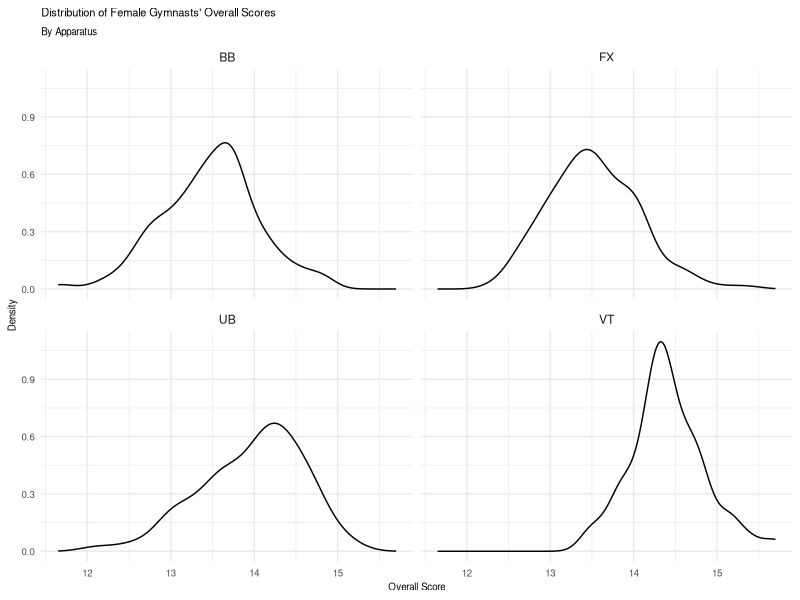
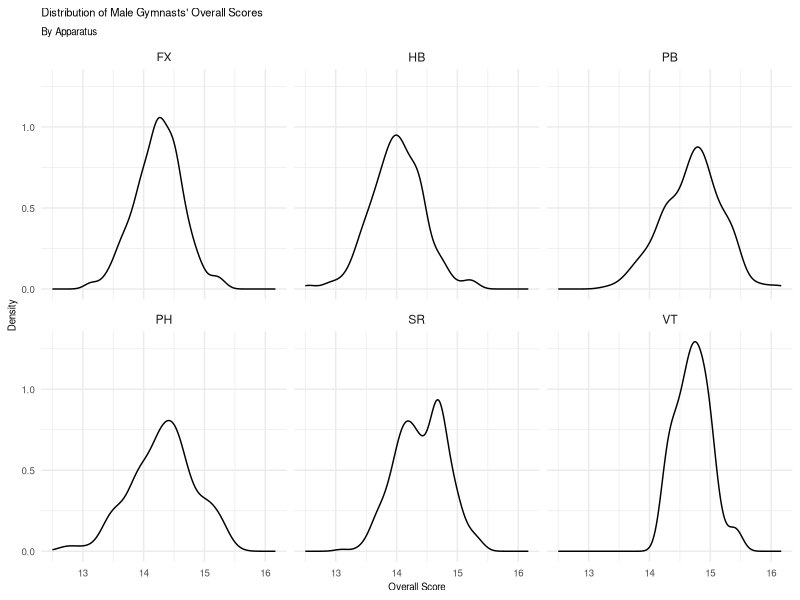
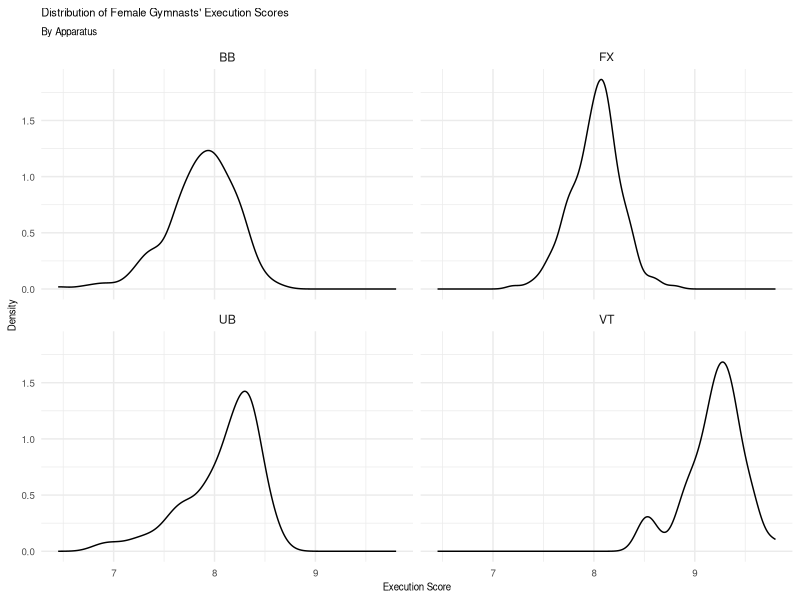
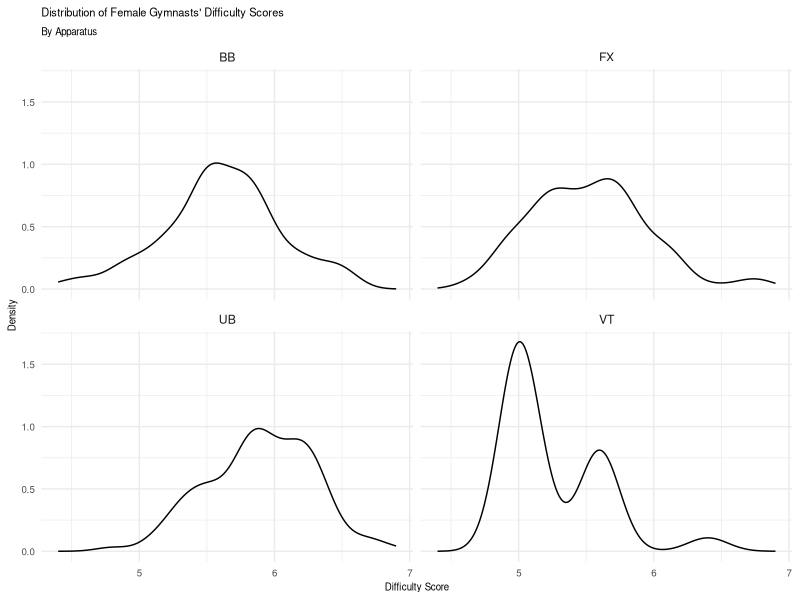
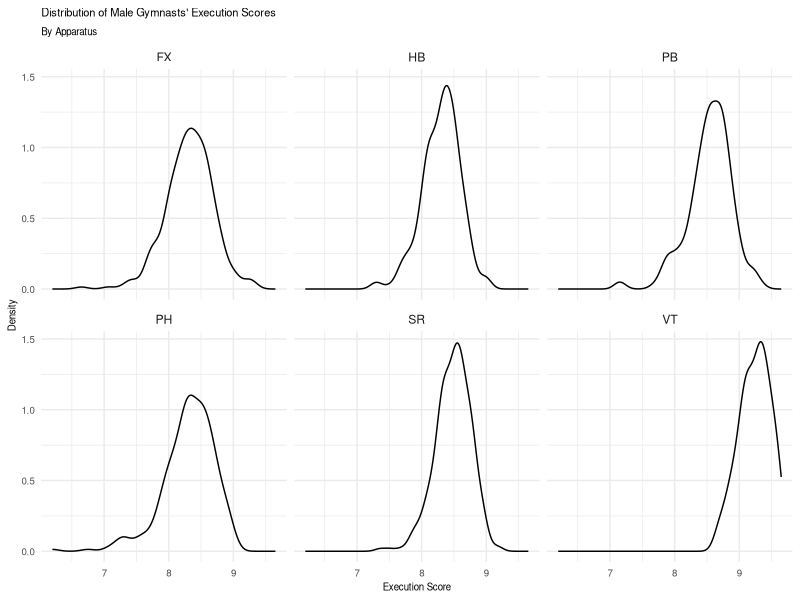
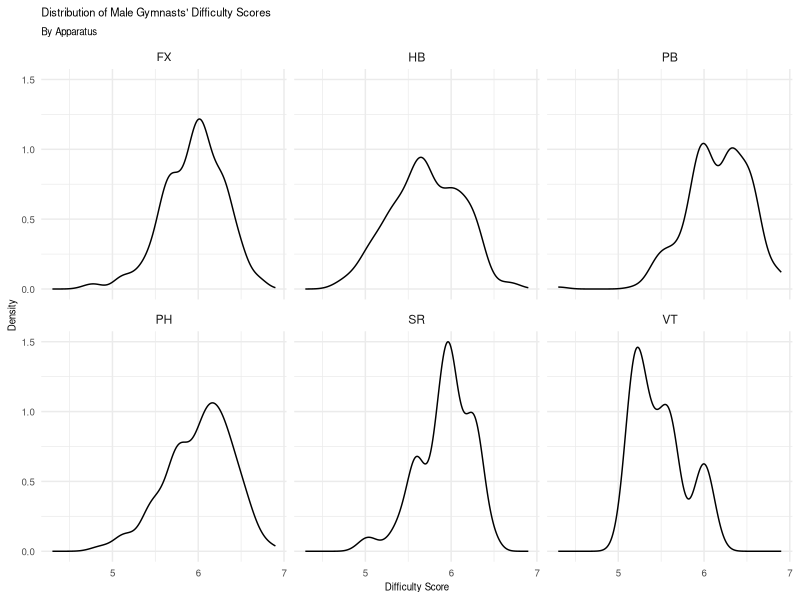
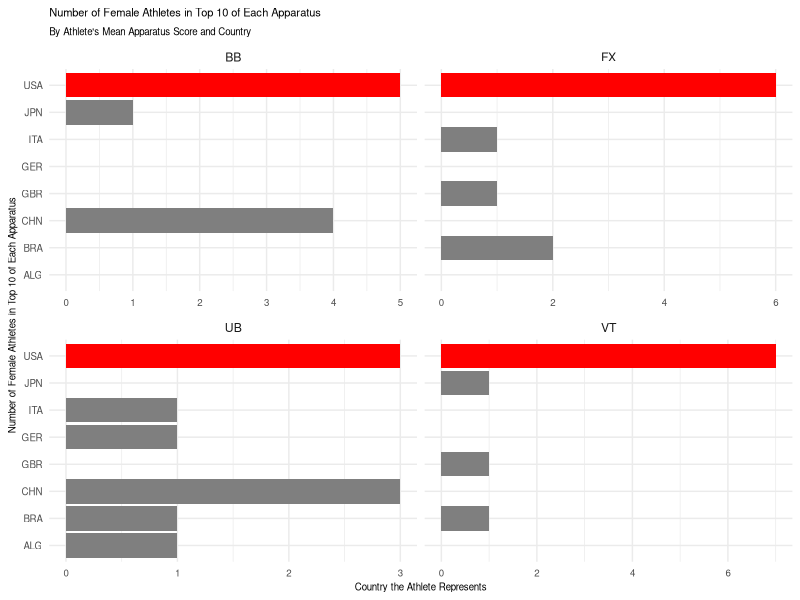
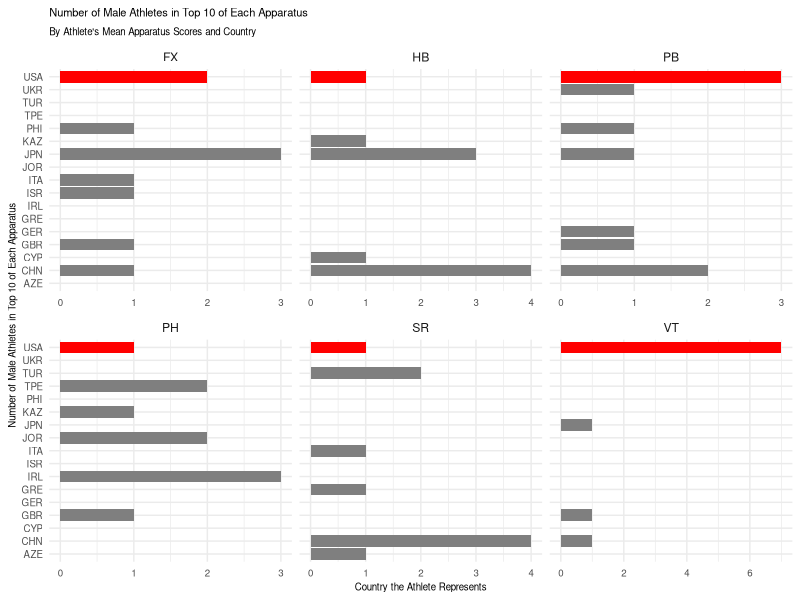

R code for these plots, in order: (Note: this script raises an error after producing the figures.)
## ---- chunk 1
#| echo : false
#| label: downloading-packages
#| message: false
#| include: false

library(tidyverse)
library(knitr)
library(stringr)
## ---- chunk 2
#| echo : false
#| label: read-data
#| message: false
#| include: false

#make sure this is forked to github so it's not a local file path
earlydata <- read_csv("Cleaned Data/data_2017_2021.csv")
laterdata <- read_csv("Cleaned Data/data_2022_2023.csv")

#will not be using early dataset because it only contains data about female athletes
early <- earlydata |>
  drop_na(Score, E_Score, D_Score, Apparatus, Round, Location, Competition, Country, Gender)

later <- laterdata |>
  drop_na(Score, E_Score, D_Score, Apparatus, Round, Location, Competition, Country, Gender)
## ---- chunk 3
#indonesian gymnast's name is Abiyu RAFI not ABIYURAFI
laterdata <- laterdata |>
  mutate(FirstName = ifelse(LastName == "ABIYURAFI" & FirstName == ".", "Abiyu", FirstName),
    LastName = ifelse(LastName == "ABIYURAFI", "RAFI", LastName),
    Apparatus = if_else(Apparatus == 'hb', 'HB', Apparatus))


laterdata <- laterdata |>
  mutate(firstname_check = ifelse(str_length(FirstName) >= 3, 1, 0),
         lastname_check = ifelse(str_length(LastName) >= 3, 1, 0))

laterdata <- laterdata |>
  mutate(FirstName = ifelse(firstname_check == 0, paste0(FirstName, "_"), FirstName),
         LastName = ifelse(lastname_check == 0, paste0(LastName, "_"), LastName))

#based on string methods -- creating unique athlete IDs
laterdata <- laterdata |>
  mutate(unique_id = paste0(str_sub(FirstName, 1, 3), str_sub(LastName, 1, 3), "_", Country))

#create a vector for AA or team
AA_team <- c("AAfinal", "TeamFinal", "TeamQual", "AAqual")
'%notin%' <- function(x,y)!('%in%'(x,y))

finals_vector <- c("AAfinal", "TeamFinal", "final")

#basically take the highest vault if there's a VT1 and VT2 since the vaults need to be different, and you would perform the harder/higher vault in the final

mutated_data <- laterdata |>
  filter(Apparatus %notin% c("VT1", "VT2"))

vaults_set <- laterdata |>
  filter(Apparatus %in% c("VT1", "VT2")) |>
  group_by(unique_id, Competition, Round, Apparatus, Gender, FirstName, LastName, Date, Location, Rank, Country, firstname_check, lastname_check) |>
  summarise(
    Score = max(Score, na.rm = TRUE),
    E_Score = E_Score[which.max(Score)],
    D_Score = D_Score[which.max(Score)],
    Penalty = Penalty[which.max(Score)],
    .groups = 'drop'
  ) |>
  mutate(Apparatus = ifelse(Apparatus == "VT1", "VT", "VT"))

#need to join the vaults set back with og data

laterdata <- mutated_data |>
  left_join(vaults_set)

#now there are no more VT1s or VT2s --> down to 18423 obs

## ---- chunk 4
#these quantiles are already grouped by gender and competition, round, apapratus, etc. so no bleeding
quantiled_data <- laterdata |>
  group_by(Gender, Competition, Round, Apparatus) |>
  mutate(quantile_20s = ntile(-Score, 5),
         quantile_10s = ntile(-Score, 10))

#filter out the athletes who have NEVER made it to a final, ever
filtered_data <- quantiled_data |>
  group_by(unique_id) |>
  filter(any(Round == "final" | Round == "TeamFinal" | Round == "AAfinal")) |>
  ungroup()

#summary of number of athletes competed in each competition in each round
number_athletes <- filtered_data |>
  group_by(Competition, Round) |>
  summarise(athletes_participated = n_distinct(unique_id))


# at the oceania continental championships, only 10 unique athletes competed
# every other competition at each round has at minimum 36 athletes competing
#at these final rounds, there are at least 40 athletes in each final, so it's fine
#going to left join to show the number of athletes that participated per round

joined_data <- filtered_data |>
  left_join(number_athletes, by = c("Competition", "Round"))

#now the athletes_participated column = how many athletes competed in it


#this filters out the individual records for ppl who were not in top quantiles at a competition
final_data <- joined_data |>
  filter((athletes_participated <= 100 & quantile_20s == 1) | (athletes_participated > 100 & quantile_10s == 1) | (Competition == "Oceania Continental Championships 2023" & quantile_20s %in% c(1, 2)))

#now let's check the number of unique athletes left
# final_data |>
#   group_by(Country) |>
#   summarise(athletes_left = n_distinct(unique_id))
## ---- chunk 5
#summary stats for each athlete for each apparatus
combined_apparatus <- final_data |>
  group_by(Apparatus, unique_id, Country, Gender) |>
  summarise(mean_score = mean(Score),
            var_score = var(Score),
            number_obs = n(),
            mean_D = mean(D_Score),
            var_D = var(D_Score),
            mean_E = mean(E_Score),
            var_E = var(E_Score)) |>
  filter(number_obs >= 3)

combined <- final_data |>
  left_join(combined_apparatus, by = c("Apparatus", "unique_id", "Country", "Gender"))

# USE THIS DF FOR RUNNING SIMS
combined <- combined |>
  filter(!is.na(number_obs))

#combined now has 2210 obs instead of 4040 obs -- using this to run sims
## ---- chunk 6

#womens score distributions by apparatus
combined |>
  filter(Gender == "w") |>
  ggplot(aes(x = Score)) +
  geom_density() +
  facet_wrap(~ Apparatus) +
   labs(title = "Distribution of Female Gymnasts' Overall Scores",
       subtitle = "By Apparatus",
       x = "Overall Score",
       y = "Density") +
  theme_minimal() +
  theme(plot.title = element_text(size = 8),
        plot.subtitle = element_text(size = 7),
        axis.text = element_text(size = 7),
        axis.title = element_text(size = 7))


#mens score distributions by apparatus
combined |>
  filter(Gender == "m") |>
  ggplot(aes(x = Score)) +
  geom_density() +
  facet_wrap(~ Apparatus) +
   labs(title = "Distribution of Male Gymnasts' Overall Scores",
       subtitle = "By Apparatus",
       x = "Overall Score",
       y = "Density") +
  theme_minimal() +
  theme(plot.title = element_text(size = 8),
        plot.subtitle = element_text(size = 7),
        axis.text = element_text(size = 7),
        axis.title = element_text(size = 7))
## ---- chunk 7
## GOING INTO APPENDIX
combined |>
  filter(Gender == "w") |>
  ggplot(aes(x = E_Score)) +
  geom_density() +
  facet_wrap(~ Apparatus) +
  labs(title = "Distribution of Female Gymnasts' Execution Scores",
       subtitle = "By Apparatus",
       x = "Execution Score",
       y = "Density") +
  theme_minimal() +
  theme(plot.title = element_text(size = 8),
        plot.subtitle = element_text(size = 7),
        axis.text = element_text(size = 7),
        axis.title = element_text(size = 7))

combined |>
  filter(Gender == "w") |>
  ggplot(aes(x = D_Score)) +
  geom_density() +
  facet_wrap(~ Apparatus) +
    labs(title = "Distribution of Female Gymnasts' Difficulty Scores",
         subtitle = "By Apparatus",
         x = "Difficulty Score",
         y = "Density") +
  theme_minimal() +
  theme(plot.title = element_text(size = 8),
        plot.subtitle = element_text(size = 7),
        axis.text = element_text(size = 7),
        axis.title = element_text(size = 7))

combined |>
  filter(Gender == "m") |>
  ggplot(aes(x = E_Score)) +
  geom_density() +
  facet_wrap(~ Apparatus) +
  labs(title = "Distribution of Male Gymnasts' Execution Scores",
       subtitle = "By Apparatus",
       x = "Execution Score",
       y = "Density") +
  theme_minimal() +
  theme(plot.title = element_text(size = 8),
        plot.subtitle = element_text(size = 7),
        axis.text = element_text(size = 7),
        axis.title = element_text(size = 7))

combined |>
  filter(Gender == "m") |>
  ggplot(aes(x = D_Score)) +
  geom_density() +
  facet_wrap(~ Apparatus) +
    labs(title = "Distribution of Male Gymnasts' Difficulty Scores",
         subtitle = "By Apparatus",
         x = "Difficulty Score",
         y = "Density") +
  theme_minimal() +
  theme(plot.title = element_text(size = 8),
        plot.subtitle = element_text(size = 7),
        axis.text = element_text(size = 7),
        axis.title = element_text(size = 7))


## ---- chunk 8
top_10_f_means <- combined_apparatus |>
  filter(Gender == "w") |>
  group_by(Apparatus, unique_id) |>
  arrange(Apparatus, desc(mean_score)) |>
  group_by(Apparatus) |>
  slice_head(n = 10) |>
  ungroup()

top_10_f_means |>
  ggplot(aes(x = Country, fill = ifelse(Country == "USA", "Is USA", "Not USA"))) +
  geom_bar() + 
  scale_fill_manual(values = c("Is USA" = "red", "Not USA" = "grey50")) +
  labs(title = "Number of Female Athletes in Top 10 of Each Apparatus",
       subtitle = "By Athlete's Mean Apparatus Score and Country",
       x = "Number of Female Athletes in Top 10 of Each Apparatus",
       y = "Country the Athlete Represents") +
  theme_minimal() +
  theme(legend.position = "none",
        plot.title = element_text(size = 8),
        plot.subtitle = element_text(size = 7),
        axis.text = element_text(size = 7),
        axis.title = element_text(size = 7)) +
  facet_wrap(~ Apparatus, scales = "free_x") + 
  coord_flip()


top_10_m_means <- combined_apparatus |>
  filter(Gender == "m") |>
  group_by(Apparatus, unique_id) |>
  arrange(Apparatus, desc(mean_score)) |>
  group_by(Apparatus) |>
  slice_head(n = 10) |>
  ungroup()

top_10_m_means |>
  ggplot(aes(x = Country, fill = ifelse(Country == "USA", "Is USA", "Not USA"))) +
  geom_bar() + 
  scale_fill_manual(values = c("Is USA" = "red", "Not USA" = "grey50")) +
  labs(title = "Number of Male Athletes in Top 10 of Each Apparatus",
       subtitle = "By Athlete's Mean Apparatus Scores and Country",
       x = "Number of Male Athletes in Top 10 of Each Apparatus",
       y = "Country the Athlete Represents") +
  theme_minimal() +
  theme(legend.position = "none",
        plot.title = element_text(size = 8),
        plot.subtitle = element_text(size = 7),
        axis.text = element_text(size = 7),
        axis.title = element_text(size = 7)) +
  facet_wrap(~ Apparatus, scales = "free_x") + 
  coord_flip()
## ---- chunk 9
apparatus_summary <- laterdata |>
  filter(Gender == "m") |>
  select(unique_id, Apparatus, Country, Date, Competition, Round, D_Score, E_Score, Score) |>
  group_by(Apparatus, Country) |>
  summarise(mean_difficulty = mean(D_Score),
            mean_execution = mean(E_Score),
            mean_overall = mean(Score)) |>
  slice_max(order_by = mean_overall, n = 10)

apparatus_summary
## ---- chunk 10
apparatus_summary |>
  ggplot(aes(x = mean_overall, y = fct_reorder(Country, mean_overall), fill = ifelse(Country == "USA", "Is USA", "Not USA"))) +
  geom_col() +
  scale_fill_manual(values = c("Is USA" = "red", "Not USA" = "grey50")) +
  theme(legend.position = "none") +
  facet_grid(~ Apparatus, scales = "free_y")
## ---- chunk 11
top_20_apparatus_men |>
  filter(Apparatus == "FX") |>
  ggplot(aes(x = unique_id)) +
  geom_bar() +
  facet_wrap(~ Country, scales = "free_x") +
  labs(title = "FX Apparatus Top Athletes",
       subtitle = "# of Times an Athlete was in the Top 20 Scores")

top_20_apparatus_men |>
  filter(Apparatus == "PH") |>
  ggplot(aes(x = unique_id)) +
  geom_bar() +
  facet_wrap(~ Country, scales = "free_x") +
  labs(title = "PH Apparatus Top Athletes",
       subtitle = "# of Times an Athlete was in the Top 20 Scores")

top_20_apparatus_men |>
  filter(Apparatus == "HB") |>
  ggplot(aes(x = unique_id)) +
  geom_bar() +
  facet_wrap(~ Country, scales = "free_x") +
  labs(title = "HB Apparatus Top Athletes",
       subtitle = "# of Times an Athlete was in the Top 20 Scores")

top_20_apparatus_men |>
  filter(Apparatus == "hb") |>
  ggplot(aes(x = unique_id)) +
  geom_bar() +
  facet_wrap(~ Country, scales = "free_x") +
  labs(title = "hb Apparatus Top Athletes",
       subtitle = "# of Times an Athlete was in the Top 20 Scores")

top_20_apparatus_men |>
  filter(Apparatus == "VT") |>
  ggplot(aes(x = unique_id)) +
  geom_bar() +
  facet_wrap(~ Country, scales = "free_x") +
  labs(title = "VT Apparatus Top Athletes",
       subtitle = "# of Times an Athlete was in the Top 20 Scores")

top_20_apparatus_men |>
  filter(Apparatus == "VT1") |>
  ggplot(aes(x = unique_id)) +
  geom_bar() +
  facet_wrap(~ Country, scales = "free_x") +
  labs(title = "VT1 Apparatus Top Athletes",
       subtitle = "# of Times an Athlete was in the Top 20 Scores")

top_20_apparatus_men |>
  filter(Apparatus == "VT2") |>
  ggplot(aes(x = unique_id)) +
  geom_bar() +
  facet_wrap(~ Country, scales = "free_x") +
  labs(title = "VT2 Apparatus Top Athletes",
       subtitle = "# of Times an Athlete was in the Top 20 Scores")

top_20_apparatus_men |>
  filter(Apparatus == "SR") |>
  ggplot(aes(x = unique_id)) +
  geom_bar() +
  facet_wrap(~ Country, scales = "free_x") +
  labs(title = "SR Apparatus Top Athletes",
       subtitle = "# of Times an Athlete was in the Top 20 Scores")

top_20_apparatus_men |>
  filter(Apparatus == "PB") |>
  ggplot(aes(x = unique_id)) +
  geom_bar() +
  facet_wrap(~ Country, scales = "free_x") +
  labs(title = "PB Apparatus Top Athletes",
       subtitle = "# of Times an Athlete was in the Top 20 Scores")
## ---- chunk 12
top_20_apparatus_women |>
  filter(Apparatus == "BB") |>
  ggplot(aes(x = unique_id)) +
  geom_bar() +
  facet_wrap(~ Country, scales = "free_x") +
  labs(title = "BB Apparatus Top Athletes",
       subtitle = "# of Times an Athlete was in the Top 20 Scores")

top_20_apparatus_women |>
  filter(Apparatus == "VT") |>
  ggplot(aes(x = unique_id)) +
  geom_bar() +
  facet_wrap(~ Country, scales = "free_x") +
  labs(title = "VT Apparatus Top Athletes",
       subtitle = "# of Times an Athlete was in the Top 20 Scores")

top_20_apparatus_women |>
  filter(Apparatus == "UB") |>
  ggplot(aes(x = unique_id)) +
  geom_bar() +
  facet_wrap(~ Country, scales = "free_x") +
  labs(title = "UB Apparatus Top Athletes",
       subtitle = "# of Times an Athlete was in the Top 20 Scores")

top_20_apparatus_women |>
  filter(Apparatus == "VT1") |>
  ggplot(aes(x = unique_id)) +
  geom_bar() +
  facet_wrap(~ Country, scales = "free_x") +
  labs(title = "VT1 Apparatus Top Athletes",
       subtitle = "# of Times an Athlete was in the Top 20 Scores")

top_20_apparatus_women |>
  filter(Apparatus == "VT2") |>
  ggplot(aes(x = unique_id)) +
  geom_bar() +
  facet_wrap(~ Country, scales = "free_x") +
  labs(title = "VT2 Apparatus Top Athletes",
       subtitle = "# of Times an Athlete was in the Top 20 Scores")


top_20_apparatus_women |>
  filter(Apparatus == "FX") |>
  ggplot(aes(x = unique_id)) +
  geom_bar() +
  facet_wrap(~ Country, scales = "free_x") +
  labs(title = "FX Apparatus Top Athletes",
       subtitle = "# of Times an Athlete was in the Top 20 Scores")
## ---- chunk 13
# splitting the data by men and women

final_women <- final_data |>
  filter(Gender == "w")
# has 1522 observations
# and 291 unique athletes left

final_men <- final_data |>
  filter(Gender == "m")
# has 2518 observations
# has 390 unique athletes left

final_women |>
  ggplot(aes(x = Score)) +
  geom_histogram() +
  facet_grid(~ Apparatus)

final_men |>
  ggplot(aes(x = Score)) +
  geom_histogram() +
  facet_grid(~ Apparatus)

## ---- chunk 14
final_women |>
  group_by(Apparatus) |>
  summarise(mean_score = mean(Score),
            var_score = var(Score),
            number_obs = n())

#using 3+ competitions, so that there is a variance
women_apparatus <- final_women |>
  group_by(Apparatus, unique_id, Country) |>
  summarise(mean_score = mean(Score),
            var_score = var(Score),
            number_obs = n(),
            mean_D = mean(D_Score),
            var_D = var(D_Score),
            mean_E = mean(E_Score),
            var_E = var(E_Score)) |>
  filter(number_obs >= 3)

#this the top 10 mean scores for each athlete
final_women_apparatus <- women_apparatus |>
  group_by(Apparatus) |>
  arrange(desc(mean_score)) |>
  slice_head(n = 10)

# women_apparatus |>
#   filter(number_obs >= 2) |>
#   group_by(Apparatus) |>
#   arrange(desc(mean_score)) |>
#   slice_head(n = 10)
